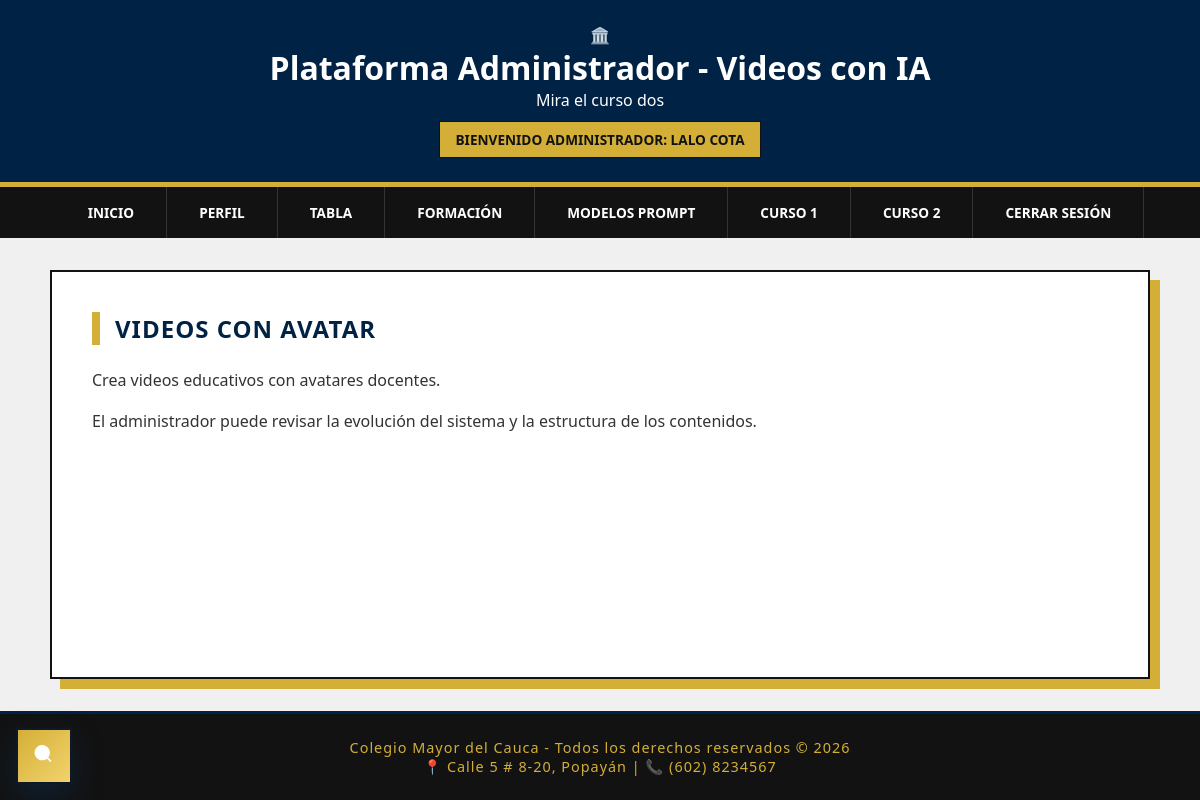
Page /admin/curso2.php (signed in) on the committed database.
### tables this page shows
CREATE TABLE IF NOT EXISTS cursos (
  id INT UNSIGNED AUTO_INCREMENT PRIMARY KEY,
  slug VARCHAR(60) NOT NULL UNIQUE,
  titulo VARCHAR(150) NOT NULL,
  descripcion TEXT NOT NULL,
  contenido LONGTEXT NULL,
  orden TINYINT UNSIGNED NOT NULL DEFAULT 1,
  activo TINYINT(1) NOT NULL DEFAULT 1,
  created_at DATETIME NOT NULL DEFAULT CURRENT_TIMESTAMP,
  INDEX idx_cursos_activo (activo)
);

### inc/database.php (called while the page is built, shortened)
<?php
function ask_env_value(string $key, string $default = ''): string
{
    $value = getenv($key);
    if ($value !== false && $value !== '') {
        return (string) $value;
    }
    return $default;
}
function ask_db_config(): array
{
    return [
        'host' => ask_env_value('DB_HOST', 'localhost'),
        'port' => ask_env_value('DB_PORT', '3306'),
        'name' => ask_env_value('DB_NAME', 'ask_tutor'),
        'user' => ask_env_value('DB_USER', 'root'),
        'pass' => ask_env_value('DB_PASS', ''),
        'charset' => ask_env_value('DB_CHARSET', 'utf8mb4'),
    ];
}
function ask_db_connection(): PDO
{
    static $pdo = null;
    $config = ask_db_config();
    $dsn = sprintf(
        'mysql:host=%s;port=%s;dbname=%s;charset=%s',
        $config['host'],
        $config['port'],
        $config['name'],
        $config['charset']
    );
    try {
        $pdo = new PDO($dsn, $config['user'], $config['pass'], [
            PDO::ATTR_ERRMODE => PDO::ERRMODE_EXCEPTION,
            PDO::ATTR_DEFAULT_FETCH_MODE => PDO::FETCH_ASSOC,
            PDO::ATTR_EMULATE_PREPARES => false,
            PDO::MYSQL_ATTR_INIT_COMMAND => 'SET NAMES utf8mb4 COLLATE utf8mb4_unicode_ci',
        ]);
    } catch (PDOException $e) {
        throw new RuntimeException('No se pudo conectar a la base de datos: ' . $e->getMessage(), 0, $e);
    }
    return $pdo;
}
function ask_db_query_one(string $sql, array $params = []): ?array
{
    $stmt = ask_db_connection()->prepare($sql);
    $stmt->execute($params);
    $row = $stmt->fetch();
    return $row ?: null;
}
function ask_get_course(string $slug): ?array
{
    return ask_db_query_one(
        'SELECT id, slug, titulo, descripcion, contenido, orden, activo
         FROM cursos
         WHERE slug = :slug AND activo = 1
         LIMIT 1',
        ['slug' => $slug]
    );
}

### admin/curso2.php (the view, shortened to what this page needs)
<?php
    require_once __DIR__ . '/../inc/database.php';
    $curso = ask_get_course('curso-2');
    $tituloCurso = $curso['titulo'] ?? 'Curso 2 - Administrador';
$descripcionCurso = $curso['descripcion'] ?? 'Contenido del curso 2 para administración.';
?>
<!DOCTYPE html>
<html lang="es">
<head>
    <link rel="stylesheet" href="../css/style.css">
</head>
<body>
<?php include 'top_admin.php'; ?>
<section>
    <h2><?php echo htmlspecialchars($tituloCurso, ENT_QUOTES, 'UTF-8'); ?></h2>
    <p><?php echo htmlspecialchars($descripcionCurso, ENT_QUOTES, 'UTF-8'); ?></p>
    <p>El administrador puede revisar la evolución del sistema y la estructura de los contenidos.</p>
</section>
<footer>
    <p>Colegio Mayor del Cauca - Todos los derechos reservados © 2026</p>
    <p>📍 Calle 5 # 8-20, Popayán | 📞 (602) 8234567</p>
</footer>
</body>
</html>

### css/style.css (style rules this page uses)
* { margin: 0; padding: 0; box-sizing: border-box; border-radius: 0 !important; }
body { font-family: 'Segoe UI', Arial, sans-serif; background-color: #f0f0f0; color: #121212; min-height: 100vh; display: flex; flex-direction: column; }
nav ul { display: flex; justify-content: center; list-style: none; }
nav a { text-decoration: none; color: #FFFFFF; font-weight: 600; padding: 1rem 2rem; display: block; transition: 0.3s; border-right: 1px solid #333; text-transform: uppercase; font-size: 0.85rem; }
section { flex: 1; max-width: 1100px; width: 95%; margin: 2rem auto; padding: 2.5rem; background-color: #FFFFFF; border: 2px solid #121212; box-shadow: 10px 10px 0px #D4AF37; }
section h1, section h2, section h3 { color: #002244; text-transform: uppercase; letter-spacing: 1px; border-left: 8px solid #D4AF37; padding-left: 15px; margin-bottom: 1.5rem; }
section p { text-align: justify; margin-bottom: 1.2rem; color: #333; }
:root { --ask-font-scale: 1; --ask-bg: #f0f0f0; --ask-surface: #ffffff; --ask-text: #121212; --ask-primary: #002244; --ask-accent: #D4AF37; }
body { background: var(--ask-bg); color: var(--ask-text); font-size: calc(16px * var(--ask-font-scale)); }
footer { background-color: #121212; color: #D4AF37; text-align: center; padding: 1.5rem; border-top: 3px solid #002244; font-size: 0.9rem; letter-spacing: 1px; }

### rows in the picture
cursos: titulo "VIDEOS CON AVATAR", descripcion "Crea videos educativos con avatares docentes."

### other values in the picture
$tituloPlataforma "Plataforma Administrador - Videos con IA"
$subtituloPlataforma "Mira el curso dos"
$badgePlataforma "BIENVENIDO ADMINISTRADOR: LALO COTA"
